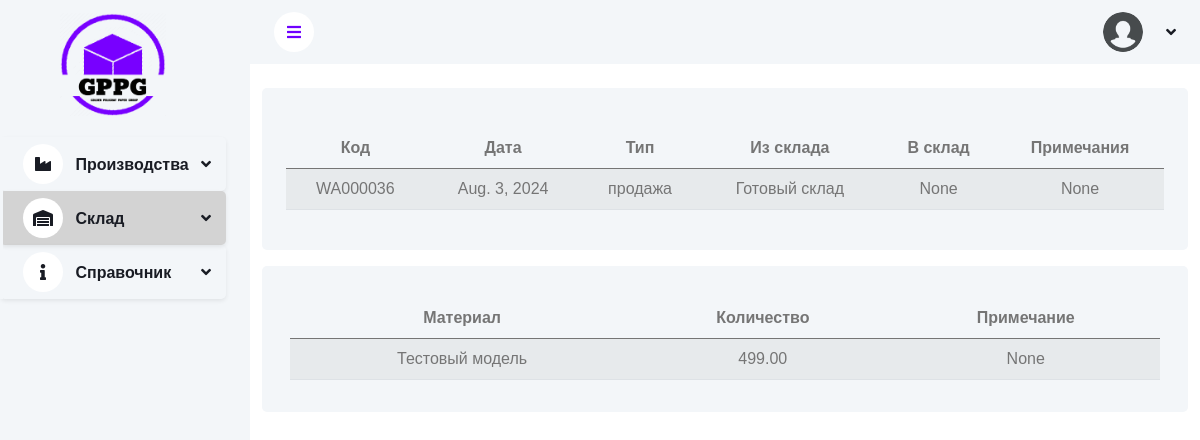
The app's page /depo/outgoing/36/ with its own data.
### apps/depo/models/outgoing.py (models this page shows, shortened)
class Outgoing(BaseModel):
	class OutgoingType(models.TextChoices):
		OUTGO = 'расход', 'Расход'
		SALE = 'продажа', 'Продажа'
		MOVEMENT = 'перемешения', 'Перемещение'
	class OutgoingStatus(models.TextChoices):
		ACCEPT = 'Принят', 'Принят'
		REJECT = 'Отклонен', 'Отклонен'
		IN_PROGRESS = 'В ожидании', 'В ожидании'
	code = models.CharField(max_length=10, unique=True, editable=False, verbose_name="Код")
	data = models.DateField(editable=True, verbose_name="Дата")
	outgoing_type = models.CharField(max_length=20, choices=OutgoingType.choices, default=OutgoingType.MOVEMENT,
									 verbose_name="Тип расхода")
	warehouse = models.ForeignKey(Warehouse, on_delete=models.CASCADE, related_name='outgoing_warehouse',
								  verbose_name="Склад")
	to_warehouse = models.ForeignKey(Warehouse, on_delete=models.CASCADE, null=True, blank=True,
									 related_name='outgoing_to_warehouse', verbose_name="К складу")
	status = models.CharField(max_length=20, choices=OutgoingStatus.choices, default=OutgoingStatus.IN_PROGRESS,
							  null=True, blank=True, verbose_name="Статус")
	note = models.CharField(max_length=250, null=True, blank=True, verbose_name="Примечание")
	class Meta:
		verbose_name = "Расход"
		verbose_name_plural = "Расходы"
		indexes = [
			models.Index(fields=['code', ])
		]

class OutgoingMaterial(models.Model):
	outgoing = models.ForeignKey(Outgoing, on_delete=models.CASCADE, related_name='outgoing_materials',
								 verbose_name="Исходящая поставка")
	material = models.ForeignKey(Material, on_delete=models.CASCADE, verbose_name="Материал")
	amount = models.DecimalField(max_digits=10, decimal_places=2, verbose_name="Количество")
	material_party = models.CharField(max_length=100, null=True, blank=True, verbose_name="Партия материала")
	comment = models.TextField(max_length=1000, null=True, blank=True, verbose_name="Комментарий")
	production_order = models.ForeignKey('production.ProductionOrder', on_delete=models.CASCADE,
										 related_name='outgoing_materials_related',
										 verbose_name="Заказ на производство", null=True, blank=True)
	class Meta:
		verbose_name = "Материал расхода"
		verbose_name_plural = "Материалы расхода"

### apps/info/models.py (models this page shows, shortened)
class Warehouse(BaseModel):
	code = models.CharField(max_length=10, unique=True, null=True, blank=True, verbose_name="Код")
	name = models.CharField(max_length=100, unique=True, verbose_name="Название")
	location = models.CharField(max_length=150, null=True, blank=True, verbose_name="Местоположение")
	can_import = models.BooleanField(default=True, null=True, blank=True, verbose_name="Может импортировать")
	can_export = models.BooleanField(default=False, null=True, blank=True, verbose_name="Может экспортировать")
	use_negative = models.BooleanField(default=False, null=True, blank=True,
									   verbose_name="Использовать отрицательные значения")
	is_active = models.BooleanField(default=True, null=True, blank=True, verbose_name="Активен")
	managers = models.ManyToManyField(CustomUser, blank=True, verbose_name="Менеджеры")
	def __str__(self):
		return self.name
	class Meta:
		verbose_name = "Склад"
		verbose_name_plural = "Склады"

class Material(BaseModel):
	UNIT_CHOICES = (
		('sht', 'шт'),
		('sm', 'см'),
		('mm', 'мм'),
		('kg', 'кг'),
		('litr', 'л'),
	)
	TYPE_MATERIAL_CHOICES = (
		('material', 'Материал'),
		('ready_material', 'Готовый продукт	')
	)
	code = models.CharField(max_length=100, unique=True, null=True, blank=True, verbose_name="Код")
	name = models.CharField(max_length=100, unique=True, verbose_name="Название")
	material_group = models.ForeignKey('MaterialGroup', on_delete=models.CASCADE, verbose_name="Группа материала")
	special_group = models.ForeignKey('MaterialSpecialGroup', on_delete=models.CASCADE, null=True, blank=True,
									  verbose_name="Специальная группа")
	brand = models.ForeignKey('Brand', on_delete=models.SET_NULL, null=True, blank=True, verbose_name="Бренд")
	material_type = models.ForeignKey(MaterialType, on_delete=models.CASCADE, default=5, max_length=100,
									  null=True, blank=True,
									  verbose_name="Тип материала")
	material_thickness = models.FloatField(verbose_name="Плотность(Г/м2)", null=True, blank=True)
	unit_of_measurement = models.CharField(max_length=10, choices=UNIT_CHOICES, default=None,
										   verbose_name="Единица измерения")
	type_material = models.CharField(max_length=20, choices=TYPE_MATERIAL_CHOICES, default="material", null=True,
									 blank=True)
	norm = models.DecimalField(
		max_digits=10,
		decimal_places=3,
		null=True,
		blank=True,
		verbose_name="Норма для 1 м2",
		validators=[MinValueValidator(0)]
	)
	photo = models.ImageField(
		upload_to='box_photos',
		default='box_photos/no-image.png',
		validators=[FileExtensionValidator(allowed_extensions=['jpg', 'jpeg', 'png', 'heic'])],
		verbose_name="Изображение"
	)
	def __str__(self):
		return self.name
	class Meta:
		verbose_name = "Материал"
		verbose_name_plural = "Материалы"

### apps/depo/views.py (the view, shortened to what this page needs)
# urls.py: path('outgoing/<int:pk>/', OutgoingDetailView.as_view(), name='outgoing-detail'),
class OutgoingDetailView(View):
	template_name = 'depo/outgoing_detail.html'
	def get(self, request, *args, **kwargs):
		outgoing_id = kwargs.get('pk')
		try:
			outgoing = Outgoing.objects.get(pk=outgoing_id)
			outgoing_materials = OutgoingMaterial.objects.filter(outgoing=outgoing)
			context = {
				'outgoing': outgoing,
				'outgoing_materials': outgoing_materials,
			}
			return render(request, self.template_name, context)
		except Outgoing.DoesNotExist:
			return render(request, self.template_name, {'error_message': 'Outgoing object does not exist'})

### templates/depo/outgoing_detail.html (shortened to what this page needs)
{% extends 'base.html' %}
{% load static %}
{% block content %}
    <div class="container-fluid pt-4 px-4">
        <div class=" g-4">
            <div class="col-sm-12">
                <div class="row bg-light rounded mb-3 p-2">
                    <div class="p-3 bg-light ">
                        <table class="table table-striped mt-3 text-center">
                            <thead>
                            <tr>
                                <th scope="col">Код</th>
                                <th scope="col">Дата</th>
                                <th scope="col">Тип</th>
                                <th scope="col">Из склада</th>
                                <th scope="col">В склад</th>
                                <th scope="col">Примечания</th>
                            </tr>
                            </thead>
                            <tbody>
                            <tr>
                                <td>{{ outgoing.code }}</td>
                                <td>{{ outgoing.data }}</td>
                                <td>{{ outgoing.outgoing_type }}</td>
                                <td>{{ outgoing.warehouse }}</td>
                                <td>{{ outgoing.to_warehouse }}</td>
                                <td>{{ outgoing.note }}</td>
                            </tr>
                            </tbody>
                        </table>
                    </div>
                </div>
                <div class="row p-3 bg-light rounded">
                    <div style="max-height: 400px; overflow-y: auto;">
                        <table class="table table-striped mt-3 text-center">
                            <thead>
                            <tr>
                                <th scope="col">Материал</th>
                                <th scope="col">Количество</th>
                                <th scope="col">Примечание</th>
                            </tr>
                            </thead>
                            <tbody>
                            {% for material in outgoing_materials %}
                                <tr>
                                    <td>{{ material.material }}</td>
                                    <td>{{ material.amount }}</td>
                                    <td>{{ material.comment }}</td>
                                </tr>
                            {% endfor %}
                            </tbody>
                        </table>
                    </div>
                </div>
            </div>
        </div>
    </div>
{% endblock %}

### static/css/style.css (style rules this page uses)
:root { --primary: #6f00ff; --light: #F3F6F9; --dark: #191C24; }

### records on screen
Outgoing: code "WA000036", data "Aug. 3, 2024", outgoing_type "продажа", warehouse "Готовый склад", to_warehouse "None", note "None"
OutgoingMaterial: material "Тестовый модель", amount "499.00", comment "None"
